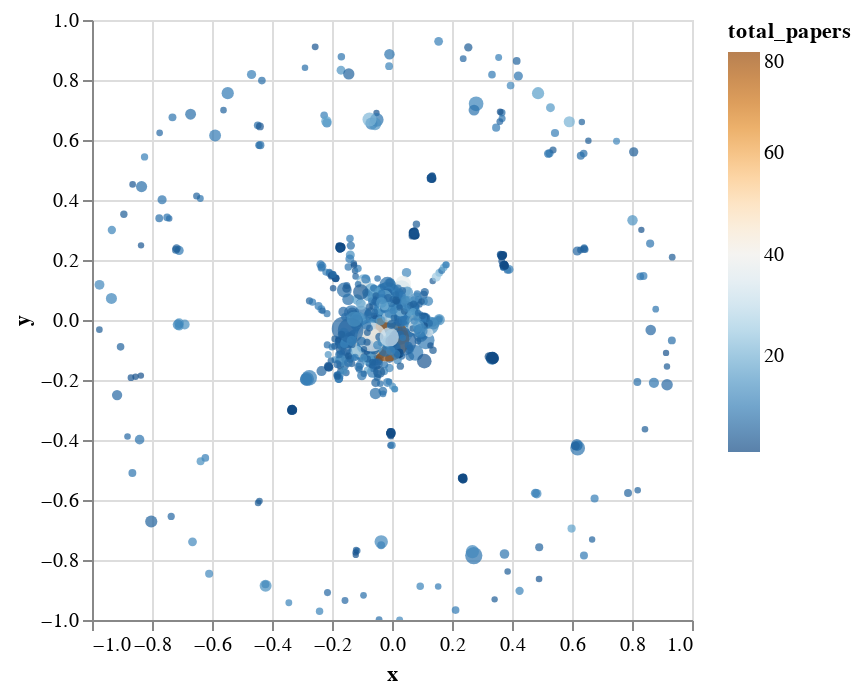

Source (notebook cell):
### Code cell
nodes_df = pd.DataFrame({
    'author_id': list(G_top.nodes),
    'x': [pos[author][0] for author in G_top.nodes],
    'y': [pos[author][1] for author in G_top.nodes],
    'name': [G_top.nodes[author]["name"] for author in G_top.nodes],
    'org': [G_top.nodes[author]["org"] for author in G_top.nodes],
    'total_citations': [G_top.nodes[author]["total_citations"] for author in G_top.nodes],
    'total_papers': [G_top.nodes[author]["total_papers"] for author in G_top.nodes]
})

# Altair chart for interactive and zoomable visualization
alt_chart = alt.Chart(nodes_df).mark_circle().encode(
    x='x:Q',
    y='y:Q',
    size=alt.Size('total_citations:Q', scale=alt.Scale(range=[10, 500]), legend=None),
    color=alt.Color('total_papers:Q', scale=alt.Scale(scheme='blueorange')),
    tooltip=['name:N', 'org:N', 'total_citations:Q', 'total_papers:Q']
).interactive()  # This makes the chart zoomable and pannable

# Display Altair chart
alt_chart

### Figure 1 — Vega-Lite specification as saved in the notebook (floating-point values rounded to 4 significant figures; data arrays with more than 128 entries replaced by an {"elided": "..."} marker saying what was removed)
{"config": {"view": {"continuousWidth": 300, "continuousHeight": 300}}, "data": {"name": "data-840c45f409056a30e96e8f0dcba901ca"}, "mark": {"type": "circle"}, "encoding": {"color": {"field": "total_papers", "scale": {"scheme": "blueorange"}, "type": "quantitative"}, "size": {"field": "total_citations", "legend": null, "scale": {"range": [10, 500]}, "type": "quantitative"}, "tooltip": [{"field": "name", "type": "nominal"}, {"field": "org", "type": "nominal"}, {"field": "total_citations", "type": "quantitative"}, {"field": "total_papers", "type": "quantitative"}], "x": {"field": "x", "type": "quantitative"}, "y": {"field": "y", "type": "quantitative"}}, "params": [{"name": "param_1", "select": {"type": "interval", "encodings": ["x", "y"]}, "bind": "scales"}], "$schema": "https://vega.github.io/schema/vega-lite/v5.8.0.json", "datasets": {"data-840c45f409056a30e96e8f0dcba901ca": {"elided": "1000 records"}}}
